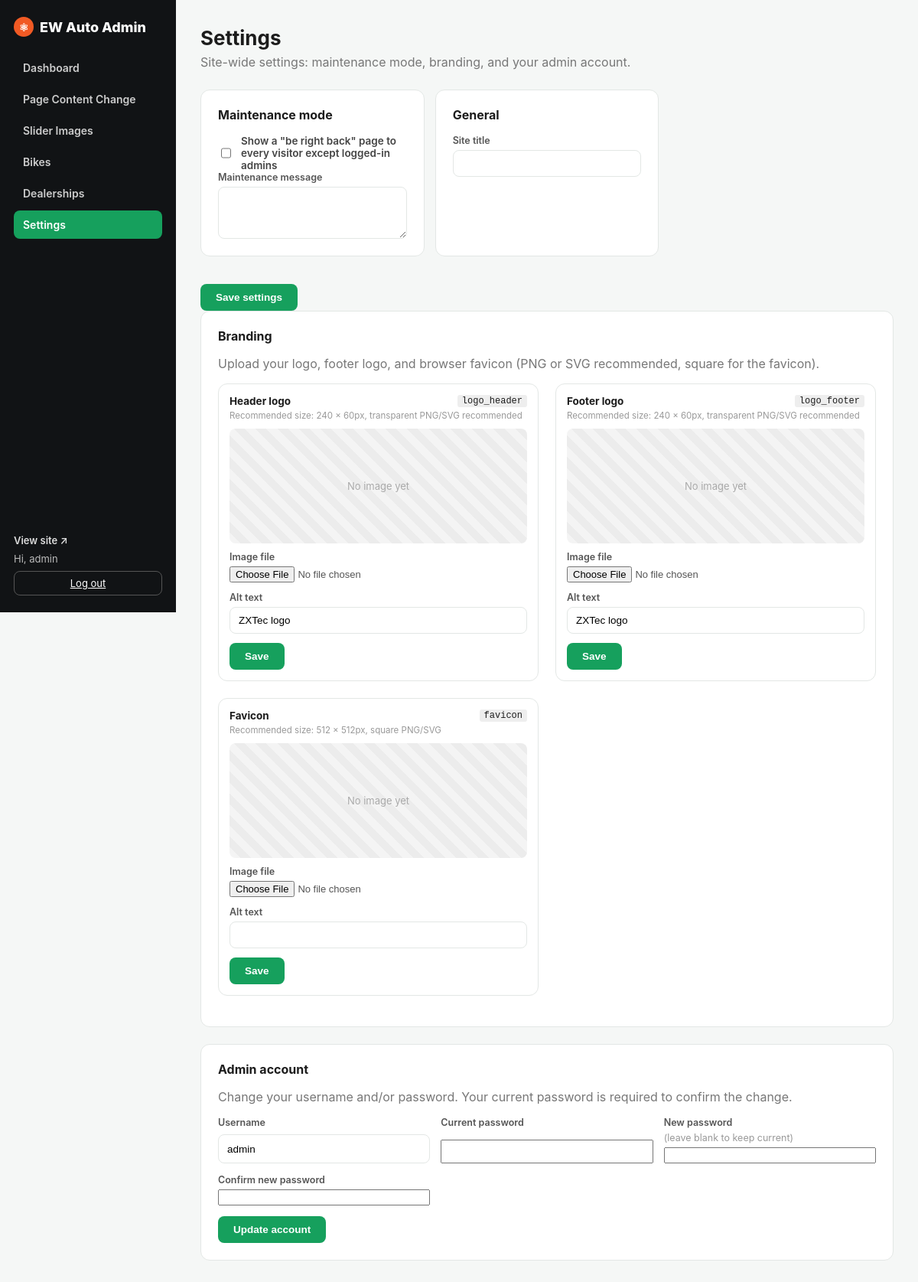
The app's page /admin/settings.php (signed in), older data.
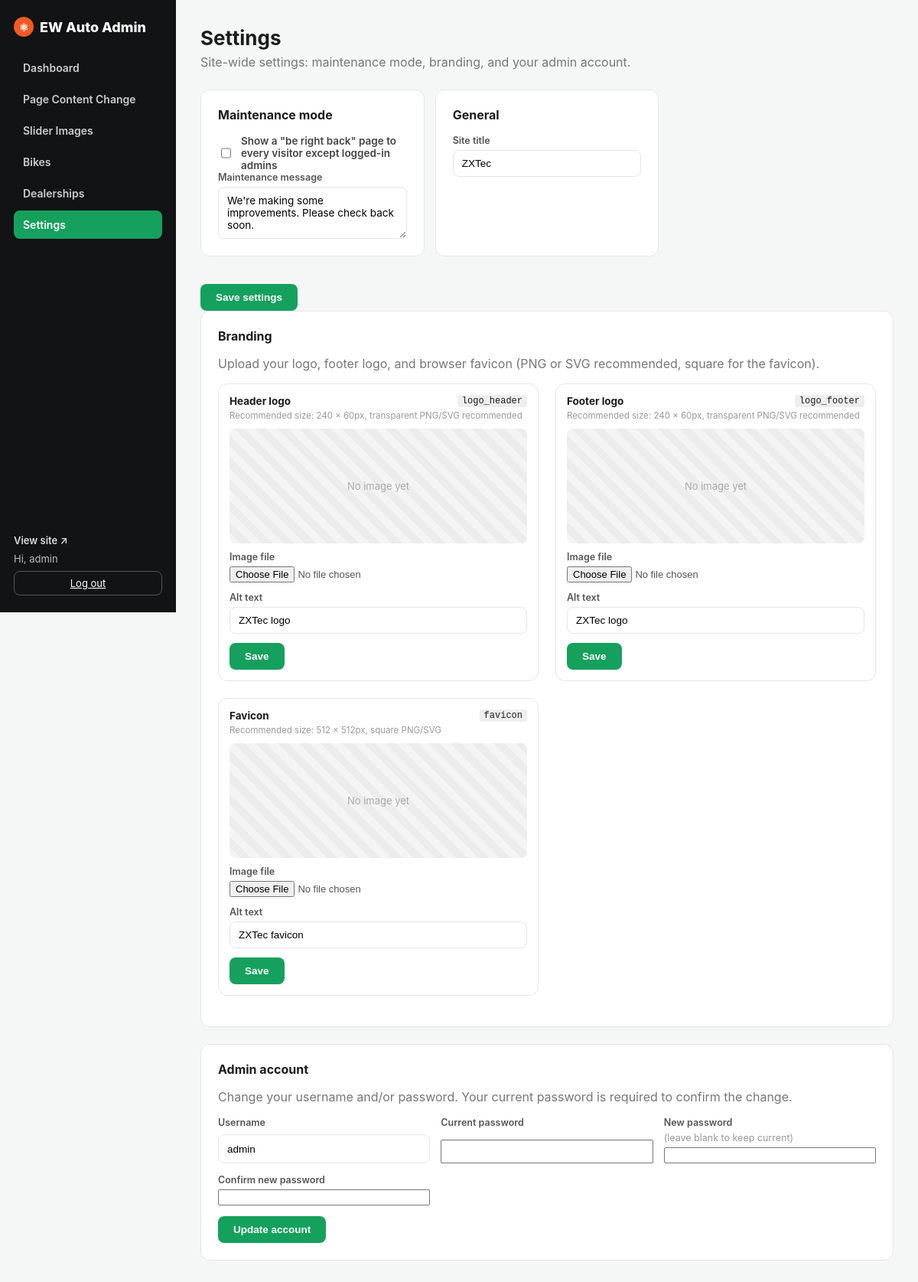
The same page, newer data.
### tables this page shows
CREATE TABLE IF NOT EXISTS images (
    id INT AUTO_INCREMENT PRIMARY KEY,
    slot VARCHAR(64) NOT NULL UNIQUE,    
    label VARCHAR(128) NOT NULL,         
    filename VARCHAR(255) DEFAULT NULL,  
    alt_text VARCHAR(255) DEFAULT '',
    updated_at TIMESTAMP DEFAULT CURRENT_TIMESTAMP ON UPDATE CURRENT_TIMESTAMP
);

### includes/db.php (called while the page is built, shortened)
<?php
function db(): PDO
{
    static $pdo = null;
    if ($pdo === null) {
        if (DB_SOCKET !== '') {
            $dsn = 'mysql:unix_socket=' . DB_SOCKET . ';dbname=' . DB_NAME . ';charset=utf8mb4';
        } else {
            $dsn = 'mysql:host=' . DB_HOST . ';port=' . DB_PORT . ';dbname=' . DB_NAME . ';charset=utf8mb4';
        }
        $pdo = new PDO($dsn, DB_USER, DB_PASS, [
            PDO::ATTR_ERRMODE            => PDO::ERRMODE_EXCEPTION,
            PDO::ATTR_DEFAULT_FETCH_MODE => PDO::FETCH_ASSOC,
            PDO::ATTR_EMULATE_PREPARES   => false,
        ]);
    }
    return $pdo;
}
function all_images(): array
{
    $rows = db()->query('SELECT * FROM images ORDER BY id')->fetchAll();
    $out = [];
    foreach ($rows as $r) {
        $out[$r['slot']] = $r;
    }
    return $out;
}
function e(?string $s): string
{
    return htmlspecialchars((string) $s, ENT_QUOTES, 'UTF-8');
}
function all_settings(): array
{
    $rows = db()->query('SELECT * FROM settings')->fetchAll();
    $out = [];
    foreach ($rows as $r) {
        $out[$r['setting_key']] = $r['setting_value'];
    }
    return $out;
}

### admin/auth.php (called while the page is built, shortened)
<?php
require_once __DIR__ . '/../includes/db.php';
function current_admin(): ?array
{
    return $_SESSION['admin'] ?? null;
}

### admin/settings.php (the view, shortened to what this page needs)
<?php
require_once __DIR__ . '/layout.php';
$settings = all_settings();
$images   = all_images();
?>
<p class="admin-lead">Site-wide settings: maintenance mode, branding, and your admin account.</p>
<form method="post" class="settings-form">
    <div class="card">
        <h3>Maintenance mode</h3>
        <label class="toggle-row">
            <input type="checkbox" name="maintenance_mode" value="1" <?= ($settings['maintenance_mode'] ?? '0') === '1' ? 'checked' : '' ?>>
            <span>Show a "be right back" page to every visitor except logged-in admins</span>
        </label>
        <label class="field">Maintenance message
            <textarea name="maintenance_message" rows="3"><?= e($settings['maintenance_message'] ?? '') ?></textarea>
        </label>
    </div>
    <div class="card">
        <h3>General</h3>
        <label class="field">Site title
            <input type="text" name="site_title" value="<?= e($settings['site_title'] ?? '') ?>">
        </label>
    </div>
    <button type="submit" class="btn-primary">Save settings</button>
</form>
<div class="card">
    <h3>Branding</h3>
    <p class="admin-lead" style="margin-bottom:16px;">Upload your logo, footer logo, and browser favicon (PNG or SVG recommended, square for the favicon).</p>
    <div class="image-grid image-grid-compact">
        <?php foreach (BRAND_IMAGE_SLOTS as $slot => $slotMeta): $img = $images[$slot] ?? null; ?>
            <div class="image-card">
                <div class="image-card-head">
                    <h4><?= e($slotMeta['label']) ?></h4>
                    <code><?= e($slot) ?></code>
                </div>
                <p class="size-hint">Recommended size: <?= e($slotMeta['size']) ?></p>
                <div class="preview">
                    <?php if ($img && $img['filename']): ?>
                        <img src="<?= e(UPLOAD_URL . '/' . rawurlencode($img['filename'])) ?>" alt="<?= e($img['alt_text'] ?? '') ?>">
                    <?php else: ?>
                        <div class="preview-empty">No image yet</div>
                    <?php endif; ?>
                </div>
                <form method="post" enctype="multipart/form-data" class="image-form">
                    <label class="field">Image file
                        <input type="file" name="image" accept="image/*">
                    </label>
                    <label class="field">Alt text
                        <input type="text" name="alt_text" value="<?= e($img['alt_text'] ?? '') ?>">
                    </label>
                    <div class="image-actions">
                        <button type="submit" class="btn-primary">Save</button>
                    </div>
                </form>
            </div>
        <?php endforeach; ?>
    </div>
</div>
<div class="card">
    <h3>Admin account</h3>
    <p class="admin-lead" style="margin-bottom:16px;">Change your username and/or password. Your current password is required to confirm the change.</p>
    <form method="post" class="settings-form">
        <label class="field">Username
            <input type="text" name="new_username" value="<?= e(current_admin()['username']) ?>" required>
        </label>
        <label class="field">Current password
            <input type="password" name="current_password" required>
        </label>
        <label class="field">New password <span style="font-weight:400;color:#999;">(leave blank to keep current)</span>
            <input type="password" name="new_password" autocomplete="new-password">
        </label>
        <label class="field">Confirm new password
            <input type="password" name="confirm_password" autocomplete="new-password">
        </label>
        <button type="submit" class="btn-primary">Update account</button>
    </form>
</div>

Row changes from the older to the newer data that the page shows:
added images: alt_text "ZXTec favicon"
Text that changed along with them:
form field maintenance_message: (not shown) → "We're making some improvements. Please check back soon."
form field site_title: (not shown) → "ZXTec"
